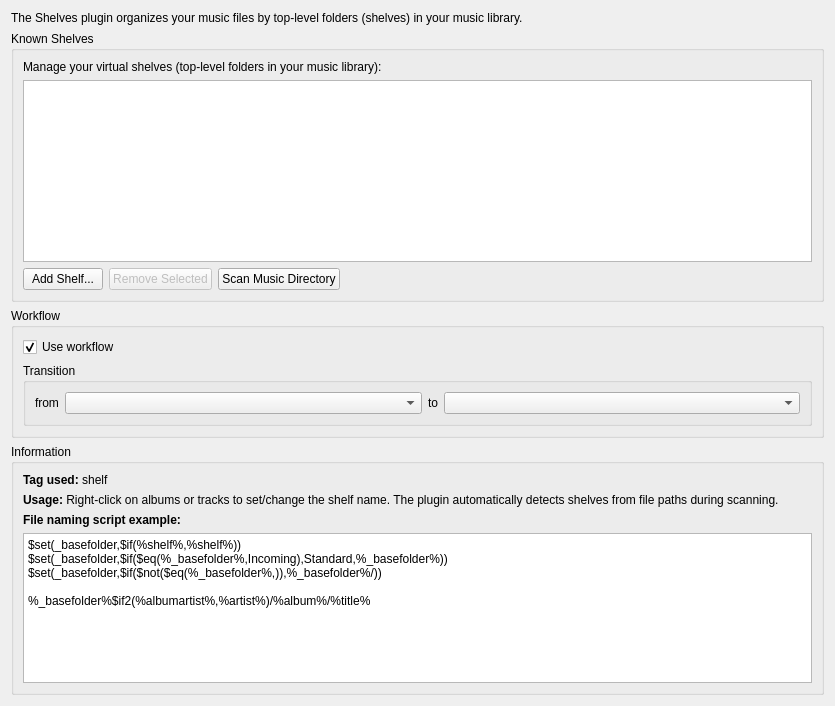
<?xml version="1.0" encoding="UTF-8"?>
<ui version="4.0">
 <class>ShelvesConfigPage</class>
 <widget class="QWidget" name="ShelvesConfigPage">
  <property name="geometry">
   <rect>
    <x>0</x>
    <y>0</y>
    <width>835</width>
    <height>706</height>
   </rect>
  </property>
  <property name="windowTitle">
   <string>Shelves Configuration</string>
  </property>
  <layout class="QVBoxLayout" name="verticalLayout">
   <item>
    <widget class="QLabel" name="description_label">
     <property name="text">
      <string>The Shelves plugin organizes your music files by top-level folders (shelves) in your music library.</string>
     </property>
     <property name="wordWrap">
      <bool>true</bool>
     </property>
    </widget>
   </item>
   <item>
    <widget class="QGroupBox" name="shelves_group">
     <property name="title">
      <string>Known Shelves</string>
     </property>
     <layout class="QVBoxLayout" name="verticalLayout_2">
      <item>
       <widget class="QLabel" name="shelves_label">
        <property name="text">
         <string>Manage your virtual shelves (top-level folders in your music library):</string>
        </property>
        <property name="wordWrap">
         <bool>true</bool>
        </property>
       </widget>
      </item>
      <item>
       <widget class="QListWidget" name="shelf_list">
        <property name="alternatingRowColors">
         <bool>true</bool>
        </property>
        <property name="selectionMode">
         <enum>QAbstractItemView::SingleSelection</enum>
        </property>
       </widget>
      </item>
      <item>
       <layout class="QHBoxLayout" name="horizontalLayout">
        <item>
         <widget class="QPushButton" name="add_shelf_button">
          <property name="text">
           <string>Add Shelf...</string>
          </property>
         </widget>
        </item>
        <item>
         <widget class="QPushButton" name="remove_shelf_button">
          <property name="enabled">
           <bool>false</bool>
          </property>
          <property name="text">
           <string>Remove Selected</string>
          </property>
         </widget>
        </item>
        <item>
         <widget class="QPushButton" name="scan_shelves_button">
          <property name="toolTip">
           <string>Automatically detect shelves from your music library directory</string>
          </property>
          <property name="text">
           <string>Scan Music Directory</string>
          </property>
         </widget>
        </item>
        <item>
         <spacer name="horizontalSpacer">
          <property name="orientation">
           <enum>Qt::Horizontal</enum>
          </property>
          <property name="sizeHint" stdset="0">
           <size>
            <width>40</width>
            <height>20</height>
           </size>
          </property>
         </spacer>
        </item>
       </layout>
      </item>
     </layout>
    </widget>
   </item>
   <item>
    <widget class="QGroupBox" name="workflow_group">
     <property name="title">
      <string>Workflow</string>
     </property>
     <layout class="QVBoxLayout" name="verticalLayout_4">
      <item>
       <widget class="QCheckBox" name="workflow_enabled">
        <property name="text">
         <string>Use workflow</string>
        </property>
        <property name="checked">
         <bool>true</bool>
        </property>
       </widget>
      </item>
      <item>
       <widget class="QGroupBox" name="workflow_transitions">
        <property name="enabled">
         <bool>true</bool>
        </property>
        <property name="title">
         <string>Transition</string>
        </property>
        <layout class="QHBoxLayout" name="horizontalLayout_2">
         <item>
          <widget class="QLabel" name="label">
           <property name="sizePolicy">
            <sizepolicy hsizetype="Minimum" vsizetype="Preferred">
             <horstretch>0</horstretch>
             <verstretch>0</verstretch>
            </sizepolicy>
           </property>
           <property name="text">
            <string>from</string>
           </property>
          </widget>
         </item>
         <item>
          <widget class="QComboBox" name="workflow_stage_1">
           <property name="sizePolicy">
            <sizepolicy hsizetype="Expanding" vsizetype="Fixed">
             <horstretch>0</horstretch>
             <verstretch>0</verstretch>
            </sizepolicy>
           </property>
          </widget>
         </item>
         <item>
          <widget class="QLabel" name="label_2">
           <property name="sizePolicy">
            <sizepolicy hsizetype="Minimum" vsizetype="Preferred">
             <horstretch>0</horstretch>
             <verstretch>0</verstretch>
            </sizepolicy>
           </property>
           <property name="text">
            <string>to</string>
           </property>
          </widget>
         </item>
         <item>
          <widget class="QComboBox" name="workflow_stage_2">
           <property name="sizePolicy">
            <sizepolicy hsizetype="Expanding" vsizetype="Fixed">
             <horstretch>0</horstretch>
             <verstretch>0</verstretch>
            </sizepolicy>
           </property>
          </widget>
         </item>
        </layout>
       </widget>
      </item>
     </layout>
    </widget>
   </item>
   <item>
    <widget class="QGroupBox" name="info_group">
     <property name="sizePolicy">
      <sizepolicy hsizetype="Minimum" vsizetype="Preferred">
       <horstretch>0</horstretch>
       <verstretch>0</verstretch>
      </sizepolicy>
     </property>
     <property name="title">
      <string>Information</string>
     </property>
     <layout class="QVBoxLayout" name="verticalLayout_3">
      <item>
       <widget class="QLabel" name="tag_info_label">
        <property name="text">
         <string>&lt;b&gt;Tag used:&lt;/b&gt; shelf</string>
        </property>
        <property name="textFormat">
         <enum>Qt::RichText</enum>
        </property>
       </widget>
      </item>
      <item>
       <widget class="QLabel" name="usage_info_label">
        <property name="text">
         <string>&lt;b&gt;Usage:&lt;/b&gt; Right-click on albums or tracks to set/change the shelf name. The plugin automatically detects shelves from file paths during scanning.</string>
        </property>
        <property name="textFormat">
         <enum>Qt::RichText</enum>
        </property>
        <property name="wordWrap">
         <bool>true</bool>
        </property>
       </widget>
      </item>
      <item>
       <widget class="QLabel" name="script_info_label">
        <property name="text">
         <string>&lt;b&gt;File naming script example:&lt;/b&gt;</string>
        </property>
        <property name="textFormat">
         <enum>Qt::RichText</enum>
        </property>
       </widget>
      </item>
      <item>
       <widget class="QPlainTextEdit" name="script_preview">
        <property name="enabled">
         <bool>true</bool>
        </property>
        <property name="maximumSize">
         <size>
          <width>16777215</width>
          <height>150</height>
         </size>
        </property>
        <property name="readOnly">
         <bool>true</bool>
        </property>
        <property name="plainText">
         <string>$set(_basefolder,$if(%shelf%,%shelf%))
$set(_basefolder,$if($eq(%_basefolder%,Incoming),Standard,%_basefolder%))
$set(_basefolder,$if($not($eq(%_basefolder%,)),%_basefolder%/))

%_basefolder%$if2(%albumartist%,%artist%)/%album%/%title%</string>
        </property>
       </widget>
      </item>
     </layout>
    </widget>
   </item>
   <item>
    <spacer name="verticalSpacer">
     <property name="orientation">
      <enum>Qt::Vertical</enum>
     </property>
     <property name="sizeHint" stdset="0">
      <size>
       <width>20</width>
       <height>40</height>
      </size>
     </property>
    </spacer>
   </item>
  </layout>
 </widget>
 <resources/>
 <connections/>
</ui>
